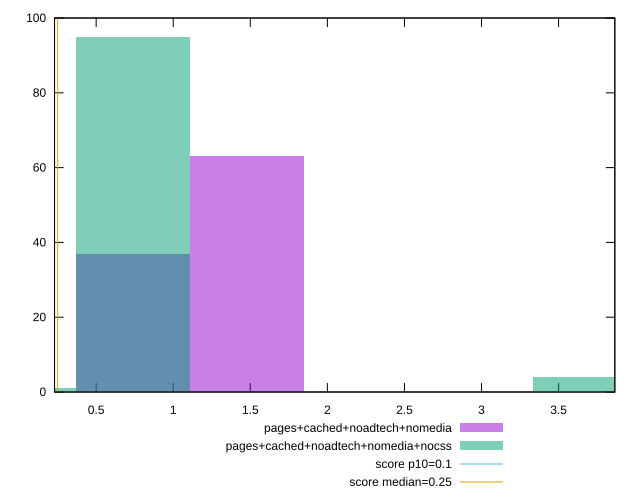

The script that saved this image:
reset

$pagesCachedNoadtechNomedia <<EOF
1.4805604825343497 63
0.7402802412671748 37
EOF

$pagesCachedNoadtechNomediaNocss <<EOF
0 1
0.7402802412671748 95
3.7014012063358743 4
EOF

set key outside below
set boxwidth 0.7402802412671748
set xrange [0.23000520833333332:3.864670138888889]
set yrange [0:100]
set trange [0:100]
set style fill transparent solid 0.5 noborder

set parametric
set terminal svg size 640, 500 enhanced background rgb 'white'
set output "report_00017_2021-02-10T15-08-03.406Z/cumulative-layout-shift/comparison/histogram/3_vs_4.svg"

plot $pagesCachedNoadtechNomedia title "pages+cached+noadtech+nomedia" with boxes, \
     $pagesCachedNoadtechNomediaNocss title "pages+cached+noadtech+nomedia+nocss" with boxes, \
     0.1,t title "score p10=0.1", \
     0.25,t title "score median=0.25"

reset
